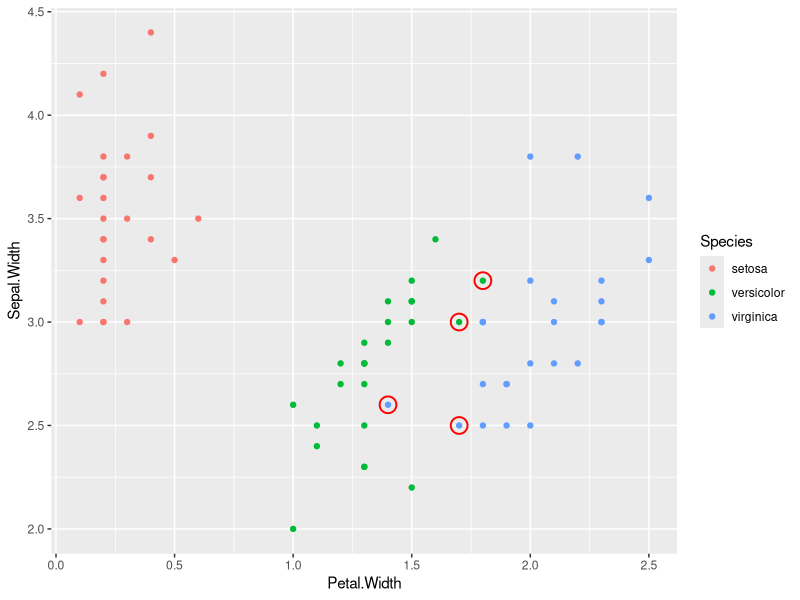

The R source for this figure:
## ---- chunk 1
data(iris)
library(ggplot2)
library(caret)
library(dplyr)
set.seed(123)

## ---- chunk 2
inTrain <- createDataPartition(y=iris$Species, 
                               p=0.5, list=FALSE)
training <- iris[inTrain,]
testing <- iris[-inTrain,]

## ---- chunk 3
mod = train(Species ~ .,data=training,method="rf")
p = predict(mod,testing);

## ---- chunk 4
table(testing$Species, p)
## ---- chunk 5
correctPredictions = (p==testing$Species)
# mark misidentified
testing$correctPredicted <- correctPredictions
dplyr::filter(testing, correctPredicted == FALSE)
# the data
plot1 <- qplot(Petal.Width, Sepal.Width, colour=Species, data=testing)
# the misidentified
plot1 <- plot1 + geom_point(data = dplyr::filter(testing, correctPredicted == FALSE),
                            shape = 21, colour = "red", size = 5, stroke = 1)
## ---- chunk 6
plot1
